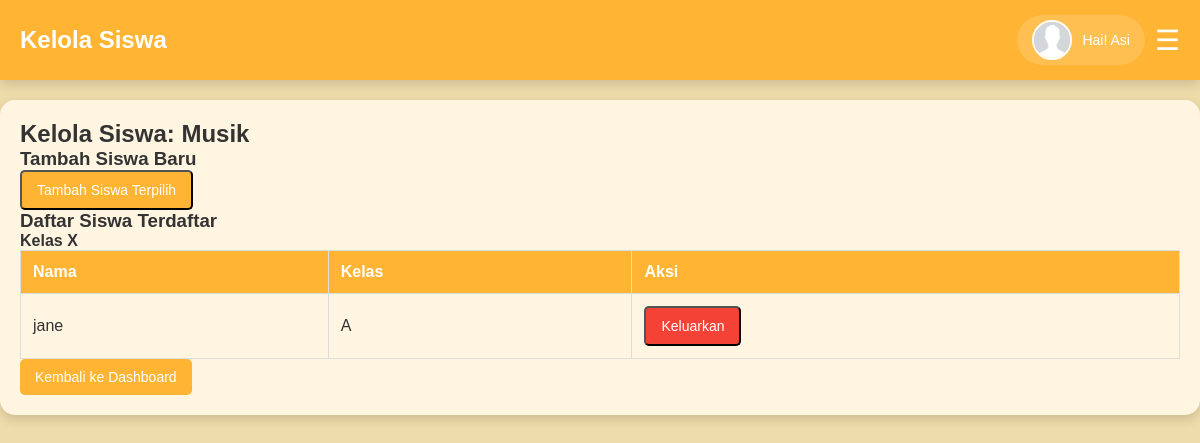
The app's page /dashboard-guru-fiture/kelola_siswa.php?eskul_id=4 (signed in) with its own data.
### tables this page shows
CREATE TABLE `teachers` (
  `teacher_id` int(11) NOT NULL,
  `name` varchar(100) NOT NULL,
  `email` varchar(100) DEFAULT NULL,
  `phone` varchar(15) DEFAULT NULL,
  `user_id` int(11) DEFAULT NULL
);

CREATE TABLE `users` (
  `id` int(11) NOT NULL,
  `username` varchar(50) NOT NULL,
  `password` varchar(255) NOT NULL,
  `full_name` varchar(100) NOT NULL,
  `role` enum('admin','teacher','student') NOT NULL,
  `profile_picture` varchar(255) DEFAULT 'fotos/profile/default.png'
);

CREATE TABLE `eskul` (
  `eskul_id` int(11) NOT NULL,
  `name` varchar(100) NOT NULL,
  `description` text DEFAULT NULL,
  `created_at` datetime DEFAULT current_timestamp()
);

CREATE TABLE `students` (
  `student_id` int(11) NOT NULL,
  `name` varchar(100) NOT NULL,
  `email` varchar(100) DEFAULT NULL,
  `phone` varchar(15) DEFAULT NULL,
  `user_id` int(11) DEFAULT NULL,
  `kelas_id` int(11) DEFAULT NULL
);

CREATE TABLE `kelas` (
  `kelas_id` int(11) NOT NULL,
  `nama_kelas` varchar(100) DEFAULT NULL,
  `tingkat` enum('X','XI','XII') DEFAULT NULL,
  `jurusan` varchar(100) DEFAULT NULL,
  `id_semester` int(11) DEFAULT NULL
);

### dashboard-guru-fiture/kelola_siswa.php (the view, shortened to what this page needs)
<?php
include '../koneksi.php';
$eskul_id = isset($_GET['eskul_id']) ? intval($_GET['eskul_id']) : 0;
$page_title = "Kelola Siswa";
$stmt = $conn->prepare("SELECT name FROM eskul WHERE eskul_id = ?");
$stmt->bind_param("i", $eskul_id);
$stmt->execute();
$eskul = $stmt->get_result()->fetch_assoc();
$current_students = [];
$sql = "SELECT s.student_id, s.name, k.nama_kelas, k.tingkat
        FROM eskul_students es
        JOIN students s ON es.student_id = s.student_id
        JOIN kelas k ON s.kelas_id = k.kelas_id
        WHERE es.eskul_id = ?
        ORDER BY k.tingkat, k.nama_kelas, s.name";
$stmt = $conn->prepare($sql);
$stmt->bind_param("i", $eskul_id);
$stmt->execute();
$result = $stmt->get_result();
while ($row = $result->fetch_assoc()) {
    $current_students[$row['tingkat']][] = $row;
}
include 'layouts/header.php';
?>
<div class="wrapper">
    <main class="container">
        <h2>Kelola Siswa: <?php echo htmlspecialchars($eskul['name']); ?></h2>
        <form method="POST" class="form-group">
            <h3>Tambah Siswa Baru</h3>
            <button type="submit" name="add_students" class="button">Tambah Siswa Terpilih</button>
        </form>
        <h3>Daftar Siswa Terdaftar</h3>
        <?php foreach (['X', 'XI'] as $tingkat): ?>
            <?php if (!empty($current_students[$tingkat])): ?>
                <div class="grade-section">
                    <h4 class="grade-title">Kelas <?php echo $tingkat; ?></h4>
                    <div class="table-responsive">
                        <table class="user-table">
                            <thead>
                                <tr>
                                    <th>Nama</th>
                                    <th>Kelas</th>
                                    <th>Aksi</th>
                                </tr>
                            </thead>
                            <tbody>
                                <?php foreach ($current_students[$tingkat] as $student): ?>
                                    <tr>
                                        <td><?php echo htmlspecialchars($student['name']); ?></td>
                                        <td><?php echo htmlspecialchars($student['nama_kelas']); ?></td>
                                        <td>
                                            <form method="POST" style="display: inline;">
                                                <button type="submit" name="remove_student"
                                                        class="button delete-btn"
                                                        onclick="return confirm('Yakin ingin mengeluarkan siswa ini?')">
                                                    Keluarkan
                                                </button>
                                            </form>
                                        </td>
                                    </tr>
                                <?php endforeach; ?>
                            </tbody>
                        </table>
                    </div>
                </div>
            <?php endif; ?>
        <?php endforeach; ?>
        <a href="../dashboard_guru.php" class="button">Kembali ke Dashboard</a>
    </main>
</div>
</body>
</html>

### dashboard-guru-fiture/layouts/header.php (shortened to what this page needs)
<?php
if (!isset($teacher_name)) {
    $query_teacher = "SELECT t.name, u.profile_picture
                     FROM teachers t
                     JOIN users u ON t.user_id = u.id
                     WHERE t.user_id = ?";
    $stmt = $conn->prepare($query_teacher);
    $stmt->bind_param("i", $_SESSION['user_id']);
    $stmt->execute();
    $teacher_data = $stmt->get_result()->fetch_assoc();
    $teacher_name = $teacher_data['name'];
    $teacher_photo = !empty($teacher_data['profile_picture']) ? '../' . $teacher_data['profile_picture'] : '../fotos/profile/default.png';
}
?>
<!DOCTYPE html>
<html lang="id">
<head>
    <link rel="stylesheet" href="../css/style.css">
</head>
<body>
    <nav class="navbar">
        <div class="navbar-left">
            <h2><?php echo $page_title ?? 'Dashboard Guru'; ?></h2>
        </div>
        <div class="navbar-right">
            <div class="profile">
                <img src="<?php echo $teacher_photo; ?>" alt="Profile" class="profile-logo">
                <span class="welcome-message">
                    Hai! <?php echo htmlspecialchars($teacher_name); ?>
                </span>
            </div>
            <button id="menu-btn" class="menu-btn">☰</button>
        </div>
    </nav>
</body>
</html>

### css/style.css (style rules this page uses)
:root { --bg-color: #EFDCAB; --bg-color-2: #FFF5E1; --text-color: #333; --primary-color: #FFB433; --hover-color: #E09E2C; --sidebar-bg: #FFB433; --sidebar-text: #5A3E1B; --overlay-bg: rgba(0, 0, 0, 0.5); --shadow-light: 0px 4px 12px rgba(0, 0, 0, 0.15); }
*, *::before, *::after { margin: 0; padding: 0; box-sizing: border-box; font-family: Arial, sans-serif; }
html { scroll-behavior: smooth; }
body { background-color: var(--bg-color); color: var(--text-color); transition: all 0.3s ease-in-out; }
.navbar { display: flex; justify-content: space-between; align-items: center; background: var(--primary-color); padding: 15px 20px; color: white; position: fixed; width: 100%; top: 0; left: 0; z-index: 1000; box-shadow: var(--shadow-light); }
.navbar-left h2 { font-size: 24px; }
.navbar-right { display: flex; align-items: center; gap: 10px; }
.profile { display: flex; align-items: center; background: rgba(255, 255, 255, 0.15); border-radius: 25px; padding: 5px 15px; gap: 10px; }
.profile-logo { width: 40px; height: 40px; object-fit: cover; border-radius: 50%; border: 2px solid white; }
.welcome-message { color: white; font-weight: 500; font-size: 14px; text-transform: capitalize; white-space: nowrap; }
.container { max-width: 1200px; margin: 100px auto 20px auto; padding: 20px; background: var(--bg-color-2); border-radius: 15px; box-shadow: var(--shadow-light); }
.table-responsive { width: 100%; overflow-x: auto; }
.user-table { width: 100%; min-width: 600px; border-collapse: collapse; }
.user-table th, .user-table td { border: 1px solid #ddd; padding: 12px; text-align: left; white-space: nowrap; }
.user-table th { background: var(--primary-color); color: white; }
.button { padding: 10px 15px; background-color: var(--primary-color); color: white; text-decoration: none; border-radius: 5px; display: inline-block; font-size: 14px; }
.delete-btn { background-color: #f44336; }
.menu-btn { background: none; border: none; color: white; font-size: 28px; cursor: pointer; }

### records on screen
teachers: user.profile_picture (placeholder picture), name "Asi"
eskul: name "Musik"
students: name "jane", kelas.nama_kelas "A"

### other values on screen
$page_title "Kelola Siswa"
$tingkat "X"
